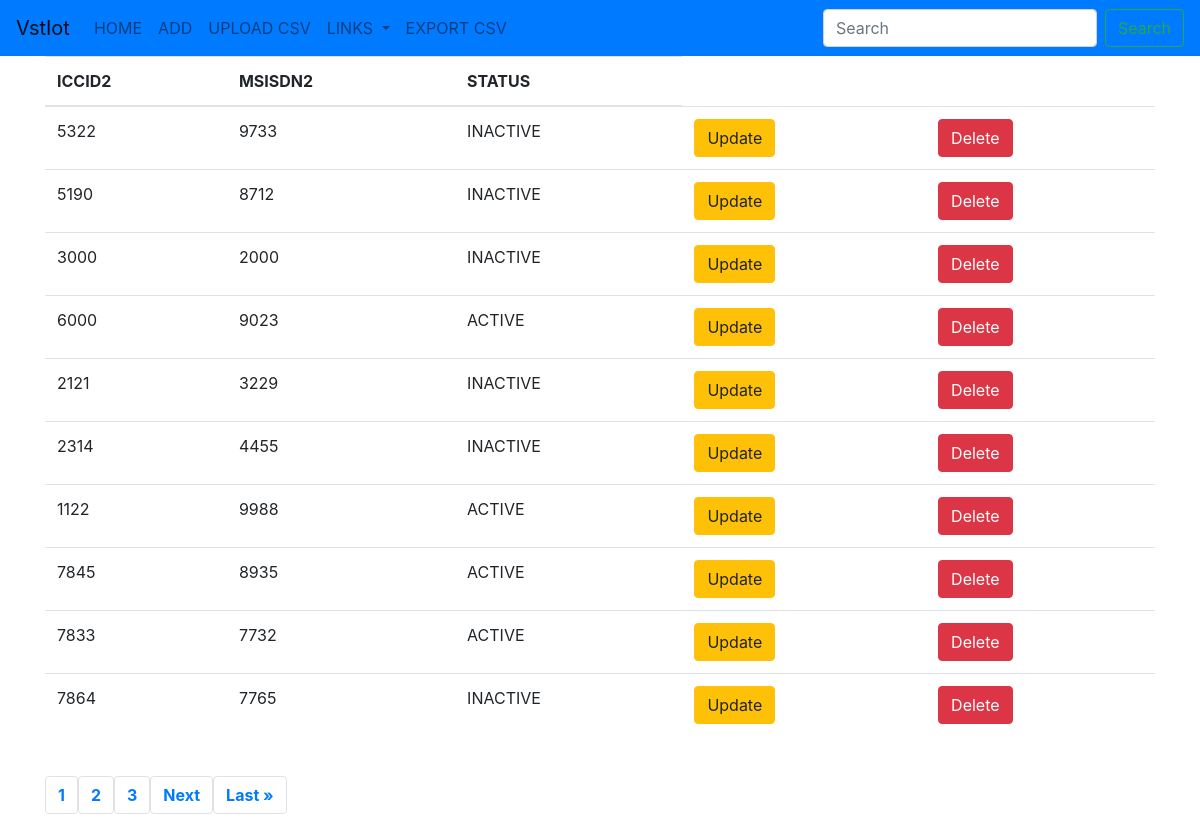
The app's page /branch3 with its own data.
### vstiot/models.py (models this page shows)
class Branch2(models.Model):
    iccid2 = models.CharField(max_length=50,blank=False)
    msisdn2 = models.CharField(max_length=50,blank=False)
    choices = (
        ('ACTIVE','active'),
        ('INACTIVE','not active'),
    )
    status = models.CharField(max_length=50,blank=False,choices=choices,default='INACTIVE')

### vstiot/views.py (the view)
# urls.py: path('branch3',branch3,name='branch3'),
def branch3(request):
    branch3 = Branch2.objects.all()
    pg = Paginator(Branch2.objects.all(), 10)
    pagez = request.GET.get('page')
    br3 = pg.get_page(pagez)
    numb = "c" * br3.paginator.num_pages
    context = {
        'branch3':branch3,
        'br3':br3,
        'numb':numb
    }
    return render(request,'branch3.html',context)

### templates/branch3.html (shortened to what this page needs)
{% extends 'base3.html' %}
{% block body %}
<div class="container">
    <table class="table table-hover">
        <thead>
            <tr>
                <th>ICCID2</th>
                <th>MSISDN2</th>
                <th>STATUS</th>
            </tr>
        </thead>
        <tbody>
            {% for item in br3 %}
            <tr>
                <td>{{item.iccid2}}</td>
                <td>{{item.msisdn2}}</td>
                <td>{{item.status}}</td>
                <td><a href="{% url 'update2branch3' item.id %}" class="btn btn-warning btn-md">Update</a></td>
                <td><a href="{% url 'delete2branch3' item.id %}" class="btn btn-danger btn-md">Delete</a></td>
            </tr>
            {% endfor %}
        </tbody>
    </table>
    <br>
    <center>
        <nav aria-label="Page navigation example">
            <ul class="pagination">
                {% for i in numb %}
                    <strong><li class="page-item"><a class="page-link" href="?page={{ forloop.counter }}">{{ forloop.counter }}</a></li></strong>
                {% endfor %}
                {% if br3.has_next %}
                    <strong><li class="page-item"><a class="page-link" href="?page={{ br3.next_page_number }}">Next</a></li></strong>
                    <strong><li class="page-item"><a class="page-link" href="?page={{ br3.paginator.num_pages }}">Last &raquo;</a></li></strong>
                {% endif %}
            </ul>
        </nav>
    </center>
</div>
{% endblock %}

### records on screen
Branch2: iccid2 "5322", msisdn2 "9733", status "INACTIVE"
Branch2: iccid2 "5190", msisdn2 "8712", status "INACTIVE"
Branch2: iccid2 "3000", msisdn2 "2000", status "INACTIVE"
Branch2: iccid2 "6000", msisdn2 "9023", status "ACTIVE"
Branch2: iccid2 "2121", msisdn2 "3229", status "INACTIVE"
Branch2: iccid2 "2314", msisdn2 "4455", status "INACTIVE"
Branch2: iccid2 "1122", msisdn2 "9988", status "ACTIVE"
Branch2: iccid2 "7845", msisdn2 "8935", status "ACTIVE"
Branch2: iccid2 "7833", msisdn2 "7732", status "ACTIVE"
Branch2: iccid2 "7864", msisdn2 "7765", status "INACTIVE"
